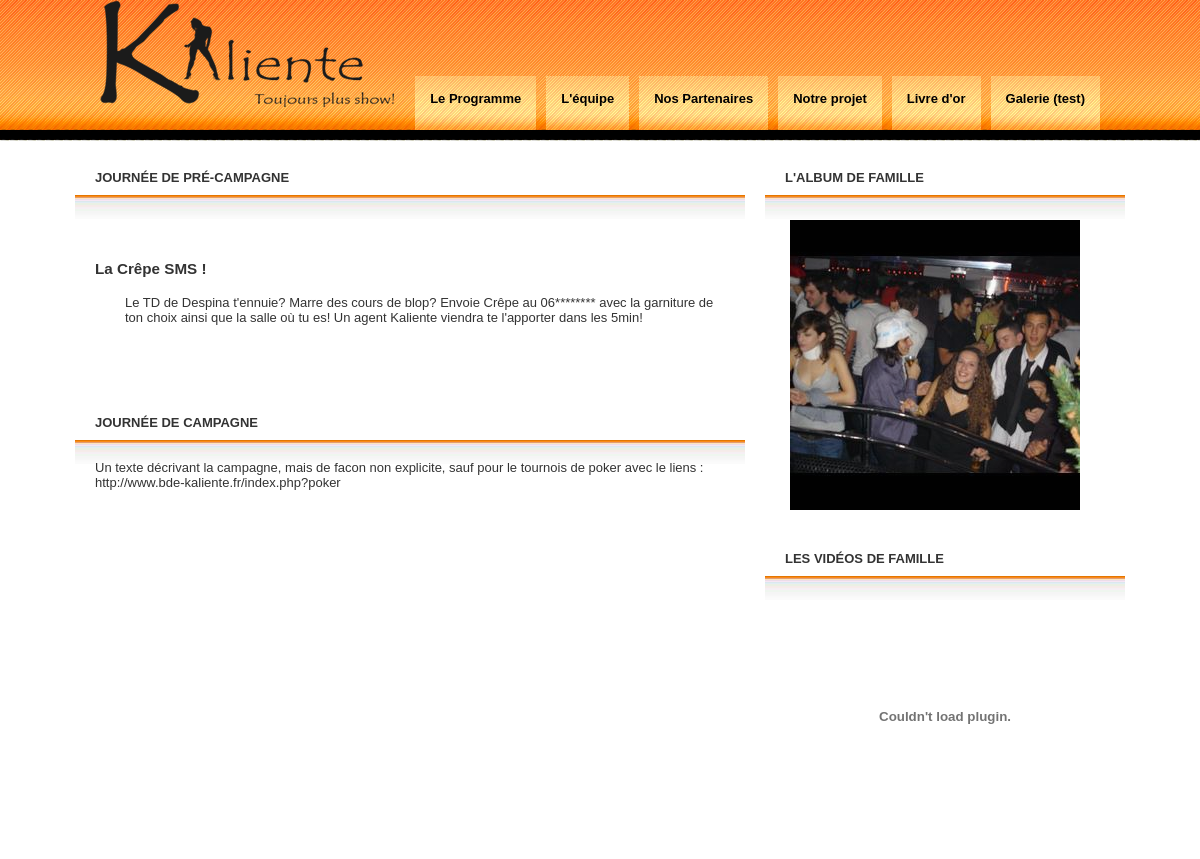
The app's page /index.php?news with its own data.
### tables this page shows
CREATE TABLE IF NOT EXISTS `news` (
  `id` int(11) NOT NULL auto_increment,
  `titre` varchar(255) NOT NULL default '',
  `contenu` text NOT NULL,
  `timestamp` bigint(20) NOT NULL default '0',
  `pseudo` varchar(255) NOT NULL default '',
  PRIMARY KEY  (`id`)
);

### news.php (the view, shortened to what this page needs)
<?php
$retour = mysql_query('SELECT * FROM news ORDER BY id DESC LIMIT 0, 5');
while ($donnees = mysql_fetch_array($retour))
{
?>
  		<div class='boxed'>
<div class="news">
    			<h2 class='title'><?php echo $donnees['titre']; ?></h2>
			<div class='content'>
    <p>
    <?php
    $contenu = nl2br(stripslashes($donnees['contenu']));
    echo $contenu;
    ?>
    </p>
</div>
</div>
</div>
<?php
}
?>

### css/index.css (style rules this page uses)
* { margin: 0; padding: 0; }
body { margin: 0; background: #FFFFFF url(../images/img01.png) repeat-x; font: normal small "Trebuchet MS", Arial, Helvetica, sans-serif; color: #333333; }
.alinea { margin-left:30px; margin-top:3px; }
.boxed .title { padding: 10px 20px; text-transform: uppercase; font-size: 1em; }
.boxed .content { padding: 20px; background: url(../images/img05.jpg) repeat-x; }

### records on screen
news: titre "JOURNÉE DE PRÉ-CAMPAGNE", contenu "La Crêpe SMS ! Le TD de Despina t'ennuie? Marre des cours de blop? Envoie Crêpe au 06******** avec la garniture de ton choix ainsi que la salle où tu es! Un agent Kaliente viendra te l'apporter dans les 5min!"
news: titre "JOURNÉE DE CAMPAGNE", contenu "Un texte décrivant la campagne, mais de facon non explicite, sauf pour le tournois de poker avec le liens : http://www.bde-kaliente.fr/index.php?poker"
